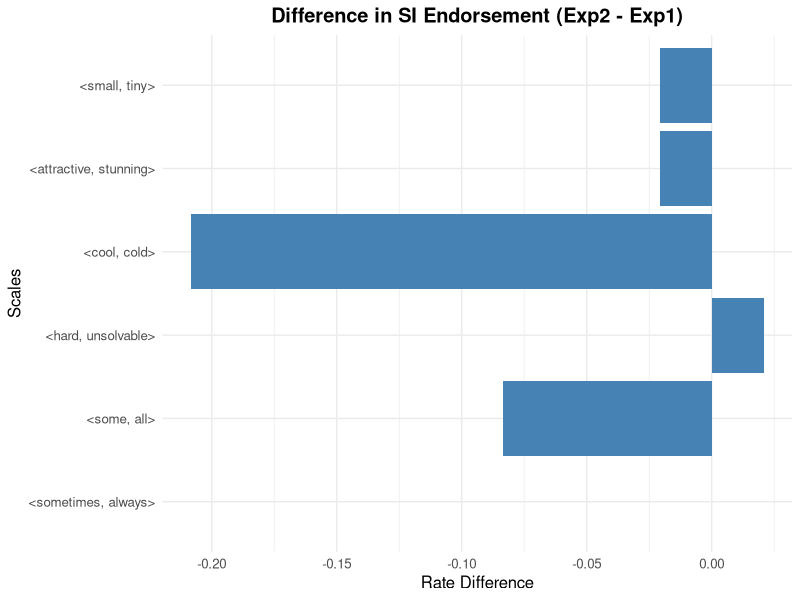
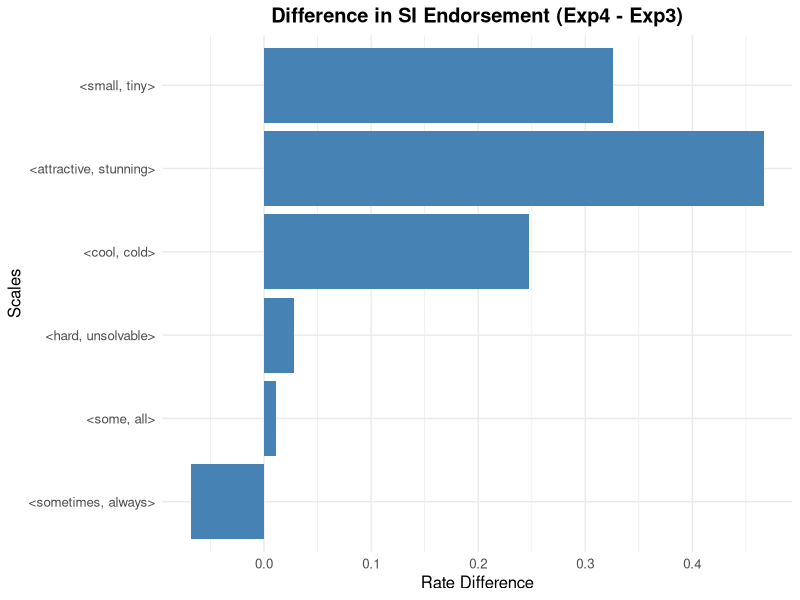
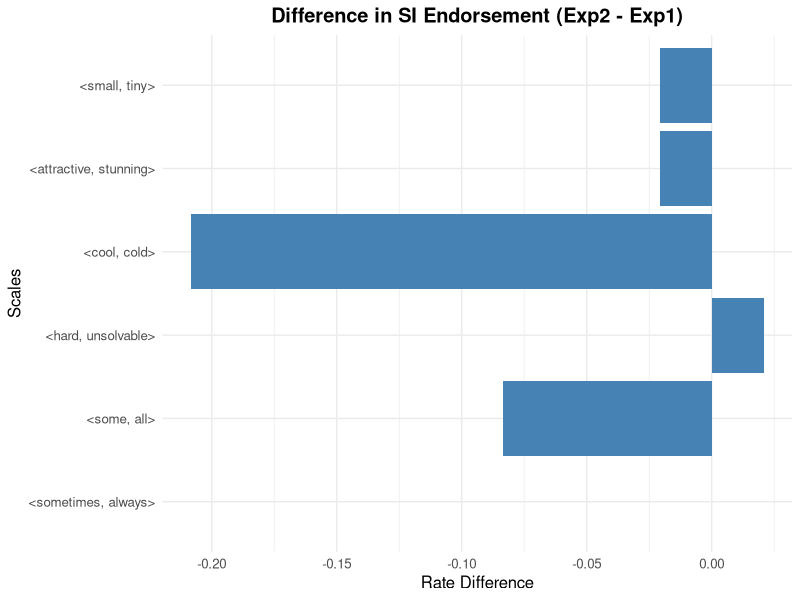
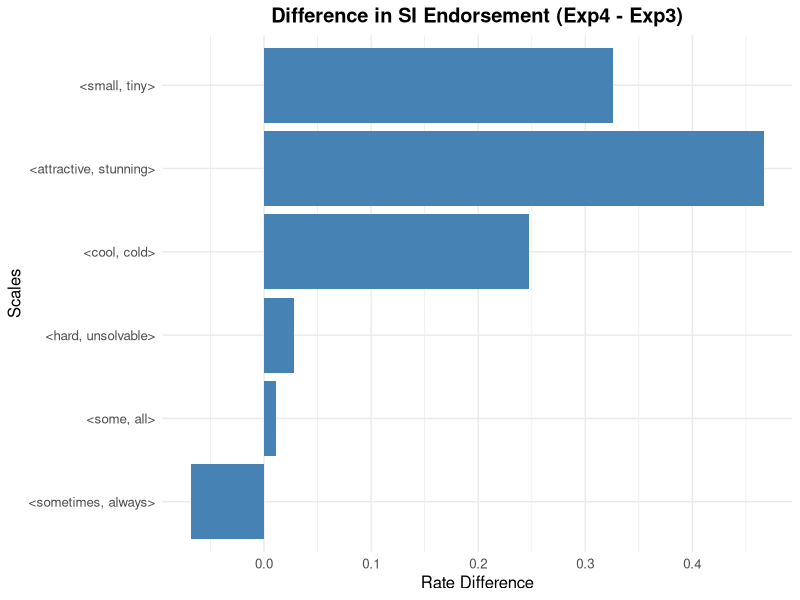

R code for these plots, in order:
## ---- chunk 1
library(ggplot2)
library(dplyr)


df <- data.frame(
  scales = c("always", "attractive", "cold", "hard", "small", "some"),
  exp1 = c(0.89583333, 0.416666667, 0.52083333, 0.72916667, 0.5, 1),
  exp2 = c(0.89583333, 0.39583333, 0.3125, 0.75, 0.479166667, 0.916666667)
)


df$diff <- df$exp2 - df$exp1


df$scales_full <- c(
  "<sometimes, always>",
  "<attractive, stunning>",
  "<cool, cold>",
  "<hard, unsolvable>",
  "<small, tiny>",
  "<some, all>"
)


df$scales_full <- factor(df$scales_full, levels = c(
  "<sometimes, always>",
  "<some, all>",
  "<hard, unsolvable>",
  "<cool, cold>",
  "<attractive, stunning>",
  "<small, tiny>"
))


ggplot(df, aes(x = scales_full, y = diff)) +
  geom_bar(stat = "identity", fill = "#4682B4") +
  coord_flip() +
  labs(
    title = "Difference in SI Endorsement (Exp2 - Exp1)",
    x = "Scales",
    y = "Rate Difference"
  ) +
  theme_minimal() +
  theme(
    text = element_text(size = 12),
    plot.title = element_text(hjust = 0.5, face = "bold")
  )


ggsave("si_diff_plot.pdf", width = 7, height = 4)


## ---- chunk 2

df <- data.frame(
  scales = c("always", "attractive", "cold", "hard", "small", "some"),
  exp3 = c(0.86, 0.2, 0.44, 0.68, 0.32, 0.76),
  exp4 = c(0.791666667, 0.6666667, 0.6875, 0.708333333, 0.64583333, 0.77083333)
)


df$diff <- df$exp4 - df$exp3


df$scales_full <- c(
  "<sometimes, always>",
  "<attractive, stunning>",
  "<cool, cold>",
  "<hard, unsolvable>",
  "<small, tiny>",
  "<some, all>"
)


df$scales_full <- factor(df$scales_full, levels = c(
  "<sometimes, always>",
  "<some, all>",
  "<hard, unsolvable>",
  "<cool, cold>",
  "<attractive, stunning>",
  "<small, tiny>"
))


ggplot(df, aes(x = scales_full, y = diff)) +
  geom_bar(stat = "identity", fill = "#4682B4") +
  coord_flip() +
  labs(
    title = "Difference in SI Endorsement (Exp4 - Exp3)",
    x = "Scales",
    y = "Rate Difference"
  ) +
  theme_minimal() +
  theme(
    text = element_text(size = 12),
    plot.title = element_text(hjust = 0.5, face = "bold")
  )


ggsave("si_diff_exp4_exp3_plot.pdf", width = 7, height = 4)

